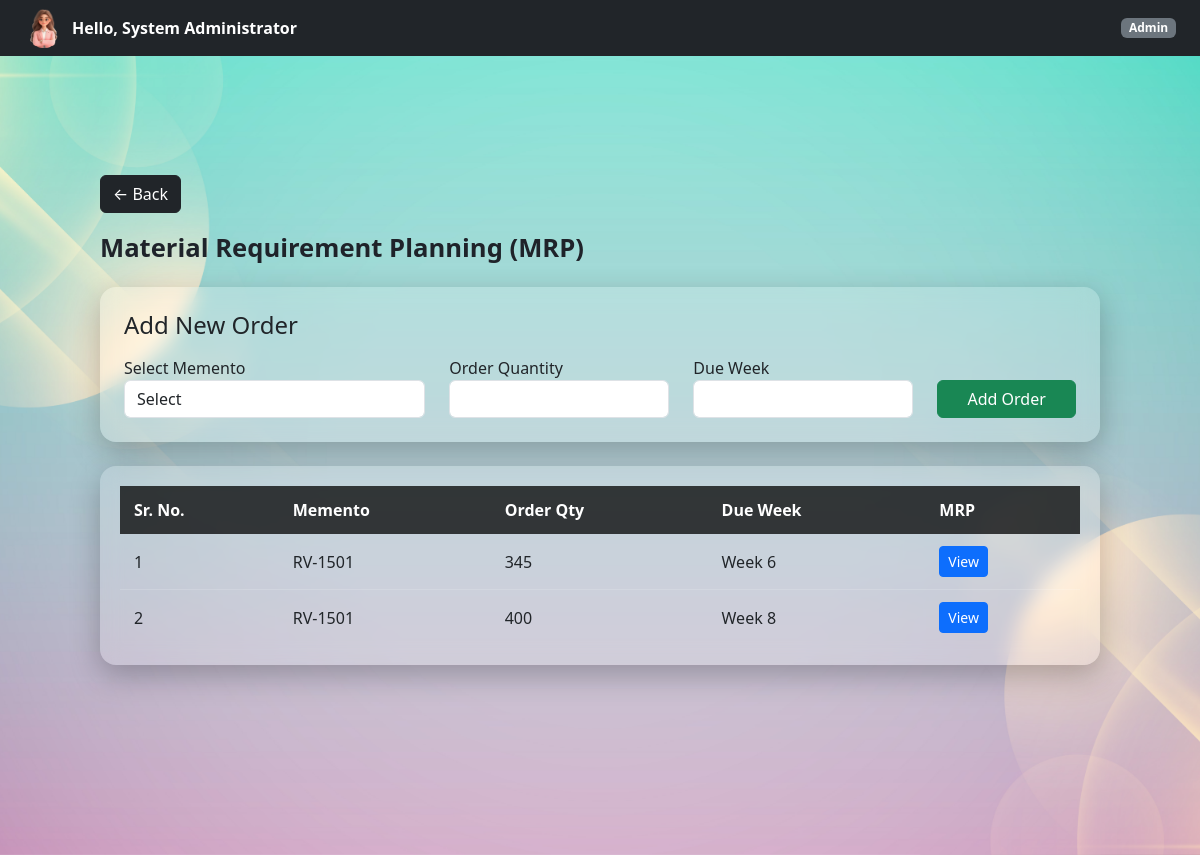
Before: /admin/mrp (signed in) with the older database file.
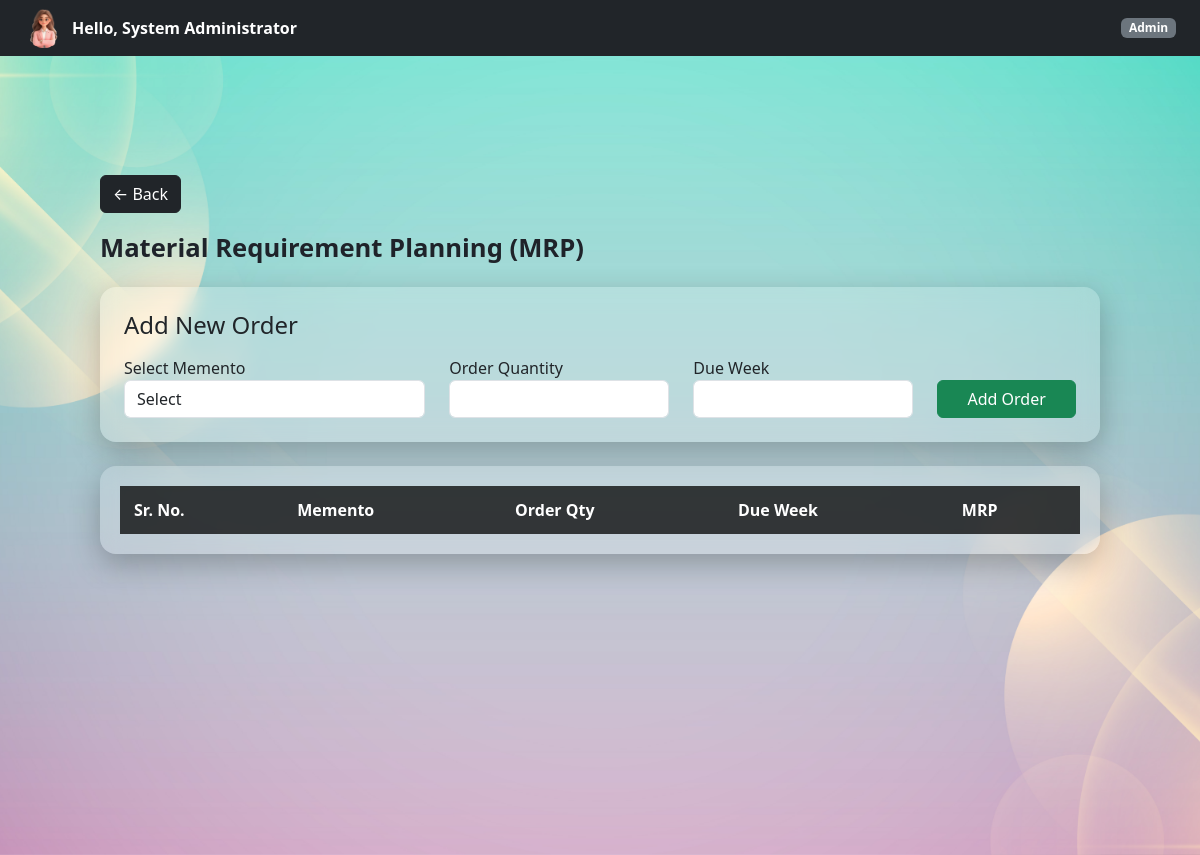
After: the same page with the newer database file.
### controller/models.py (models this page shows)
class MRPOrder(db.Model):
    __tablename__ = "mrp_orders"
    id = db.Column(
        db.Integer,
        primary_key=True
    )
    memento_id = db.Column(
        db.Integer,
        db.ForeignKey("mementos.id")
    )
    order_quantity = db.Column(
        db.Integer,
        nullable=False
    )
    due_week = db.Column(
        db.Integer,
        nullable=False
    )
    created_at = db.Column(
        db.DateTime,
        default=datetime.utcnow
    )
    memento = db.relationship(
    "Memento"
)

class Memento(db.Model):
    __tablename__ = "mementos"
    id = db.Column(db.Integer, primary_key=True)
    code = db.Column(
        db.String(100),
        nullable=False,
        unique=True
    )
    dimension = db.Column(db.String(100), nullable=False)
    price = db.Column(db.Float, nullable=False)
    quantity = db.Column(db.Integer, default=0)
    materials = db.relationship(
    "MementoMaterial",
    backref="memento",
    cascade="all, delete-orphan"
)

### controller/admin.py (the view)
@admin_bp.route("/mrp")
@login_required
@role_required("Admin")
def view_mrp():
    mementos = Memento.query.all()
    orders = MRPOrder.query.order_by(
        MRPOrder.id.desc()
    ).all()
    return render_template(
        "admin/mrp.html",
        mementos=mementos,
        orders=orders,
        selected_order=None
    )

### templates/admin/mrp.html (shortened to what this page needs)
{% extends "base.html" %}
{% block page_class %}company-dashboard-bg{% endblock %}
{% block free_content %}
{% include "partials/navbar.html" %}
<div class="dashboard-container">
    <div class="mb-3">
        <a href="{{ url_for('admin.dashboard') }}"
           class="btn btn-dark">
            ← Back
        </a>
    </div>
    <div class="page-title">
        Material Requirement Planning (MRP)
    </div>
    <div class="glass-table p-4 mb-4">
        <h4 class="mb-3">
            Add New Order
        </h4>
        <form method="POST"
              action="{{ url_for('admin.add_mrp_order') }}">
            <div class="row">
                <div class="col-md-4">
                    <label>
                        Select Memento
                    </label>
                    <select
                        name="memento_id"
                        class="form-control"
                        required>
                        <option value="">
                            Select
                        </option>
                    </select>
                </div>
                <div class="col-md-3">
                    <label>
                        Order Quantity
                    </label>
                    <input
                        type="number"
                        name="order_quantity"
                        class="form-control"
                        required>
                </div>
                <div class="col-md-3">
                    <label>
                        Due Week
                    </label>
                    <input
                        type="number"
                        name="due_week"
                        min="1"
                        max="52"
                        class="form-control"
                        required>
                </div>
                <div class="col-md-2">
                    <label>&nbsp;</label>
                    <button
                        type="submit"
                        class="btn btn-success w-100">
                        Add Order
                    </button>
                </div>
            </div>
        </form>
    </div>
    <div class="glass-table mb-4">
        <table>
            <thead>
                <tr>
                    <th>Sr. No.</th>
                    <th>Memento</th>
                    <th>Order Qty</th>
                    <th>Due Week</th>
                    <th>MRP</th>
                </tr>
            </thead>
            <tbody>
                {% for order in orders %}
                <tr>
                    <td>
                        {{ loop.index }}
                    </td>
                    <td>
                        {{ order.memento.code }}
                    </td>
                    <td>
                        {{ order.order_quantity }}
                    </td>
                    <td>
                        Week {{ order.due_week }}
                    </td>
                    <td>
                        <a href="{{ url_for('admin.view_single_mrp',
                                            order_id=order.id) }}"
                           class="btn btn-primary btn-sm">
                            View
                        </a>
                    </td>
                </tr>
                {% endfor %}
            </tbody>
        </table>
    </div>
</div>
{% endblock %}

### templates/base.html (shortened to what this page needs)
<!DOCTYPE html>
<html lang="en">
<head>
    <link rel="stylesheet" href="{{ url_for('static', filename='styles/bootstrap/css/bootstrap.min.css') }}">
    <link rel="stylesheet" href="{{ url_for('static', filename='styles/main.css') }}">
</head>
<body>
<div class="page-wrapper {% block page_class %}{% endblock %}">
    {% block free_content %}{% endblock %}
</div>
</body>
</html>

### templates/partials/navbar.html (shortened to what this page needs)
<nav class="navbar navbar-dark bg-dark fixed-top px-4 d-flex justify-content-between">
    <a
        class="d-flex align-items-center text-white text-decoration-none"
        data-bs-toggle="offcanvas"
        href="#profileSidebar"
        role="button"
    >
        <img
            src="{{ url_for('static', filename='scripts/images/profile.png') }}"
            width="40"
            height="40"
            class="rounded-circle me-2"
        >
        <strong>Hello, {{ session.get("user_name") }}</strong>
    </a>
    <span class="badge bg-secondary">
        {% if "Admin" in session.get("roles", []) %}
            Admin
        {% else %}
            Employee
        {% endif %}
    </span>
</nav>

### static/styles/main.css (style rules this page uses)
html, body { height: 100%; margin: 0; }
.page-wrapper { min-height: 100vh; width: 100%; display: flex; align-items: flex-start; justify-content: center; }
.company-dashboard-bg { background: url("../scripts/images/company1.jpg") no-repeat center center/cover; }
.dashboard-container { width: 100%; padding: 90px 40px 40px; }
.page-wrapper { padding: 30px 60px; }
.page-title { font-size: 1.6rem; font-weight: 600; color: #1f232a; margin-bottom: 20px; }
.glass-table { background: rgba(255, 255, 255, 0.18); backdrop-filter: blur(10px); -webkit-backdrop-filter: blur(10px); border-radius: 16px; padding: 20px; box-shadow: 0 10px 30px rgba(0, 0, 0, 0.25); width: 100%; overflow-x: auto; }
.glass-table table { width: 100%; border-collapse: collapse; }
.glass-table thead { background: rgba(0, 0, 0, 0.75); color: #ffffff; }
.glass-table th, .glass-table td { padding: 12px 14px; text-align: left; white-space: nowrap; }
body { padding-top: 55px; }

Changed rows visible on the page:
removed MRPOrder: memento.code "RV-1501", order_quantity "345", due_week "6"
removed MRPOrder: memento.code "RV-1501", order_quantity "400", due_week "8"
